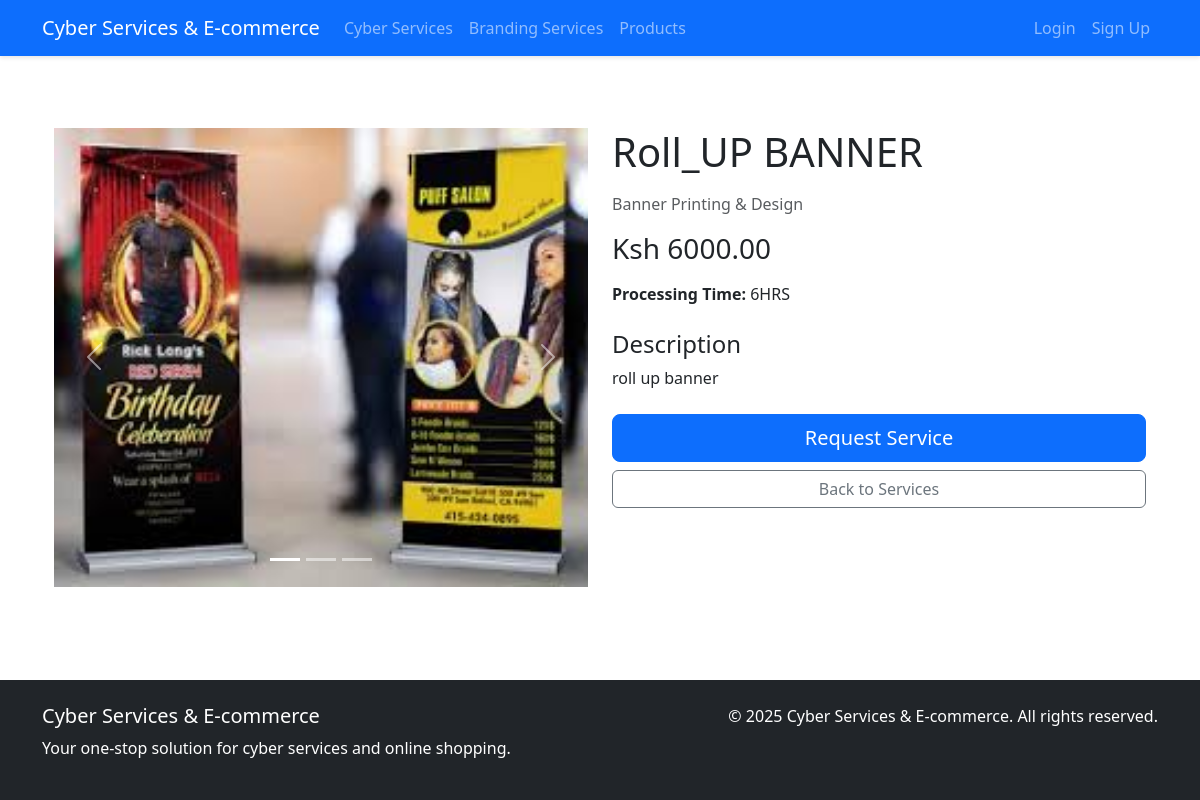
The page /branding/product/1/ on the database its author committed.
### branding_services/models.py (models this page shows, shortened)
class ProductImage(models.Model):
    product = models.ForeignKey(BrandingProduct, related_name='images', on_delete=models.CASCADE)
    image = models.ImageField(upload_to='branding_products/')
    is_primary = models.BooleanField(default=False)
    created_at = models.DateTimeField(auto_now_add=True)
    class Meta:
        ordering = ['-is_primary', 'created_at']

class BrandingProduct(models.Model):
    CATEGORY_CHOICES = [
        ('graphic_design', 'Graphic Design'),
        ('mug_printing', 'Mug Printing'),
        ('banner_printing', 'Banner Printing & Design'),
        ('rollup_banner', 'Roll Up Banners'),
        ('advertising', 'Advertising'),
        ('tshirt_printing', 'T-Shirt Printing'),
    ]
    name = models.CharField(max_length=200)
    description = models.TextField()
    price = models.DecimalField(max_digits=10, decimal_places=2)
    category = models.CharField(max_length=50, choices=CATEGORY_CHOICES)
    processing_time = models.CharField(max_length=100, help_text="Estimated processing time")
    created_at = models.DateTimeField(auto_now_add=True)
    updated_at = models.DateTimeField(auto_now=True)

### branding_services/views.py (the view)
# urls.py: path('product/<int:pk>/', views.ProductDetailView.as_view(), name='product_detail'),
class ProductDetailView(DetailView):
    model = BrandingProduct
    template_name = 'branding_services/product_detail.html'
    context_object_name = 'product'
    def get_context_data(self, **kwargs):
        context = super().get_context_data(**kwargs)
        product = self.get_object()
        context['images'] = product.images.all()
        return context

### branding_services/templates/branding_services/product_detail.html (shortened to what this page needs)
{% extends 'base.html' %}
{% block content %}
<div class="container mt-5">
    <div class="row">
        <div class="col-md-6">
            {% if images %}
                <div id="productCarousel" class="carousel slide" data-bs-ride="carousel">
                    <div class="carousel-indicators">
                        {% for image in images %}
                            <button type="button" data-bs-target="#productCarousel" data-bs-slide-to="{{ forloop.counter0 }}"
                                    {% if forloop.first %}class="active"{% endif %}></button>
                        {% endfor %}
                    </div>
                    <div class="carousel-inner">
                        {% for image in images %}
                            <div class="carousel-item {% if forloop.first %}active{% endif %}">
                                <img src="{{ image.image.url }}" class="d-block w-100" alt="{{ product.name }}">
                            </div>
                        {% endfor %}
                    </div>
                    <button class="carousel-control-prev" type="button" data-bs-target="#productCarousel" data-bs-slide="prev">
                        <span class="carousel-control-prev-icon" aria-hidden="true"></span>
                    </button>
                    <button class="carousel-control-next" type="button" data-bs-target="#productCarousel" data-bs-slide="next">
                        <span class="carousel-control-next-icon" aria-hidden="true"></span>
                    </button>
                </div>
            {% endif %}
        </div>
        <div class="col-md-6">
            <h1 class="mb-3">{{ product.name }}</h1>
            <p class="text-muted">{{ product.get_category_display }}</p>
            <h3 class="mb-3">Ksh {{ product.price }}</h3>
            <p class="mb-4"><strong>Processing Time:</strong> {{ product.processing_time }}</p>
            <div class="mb-4">
                <h4>Description</h4>
                <p>{{ product.description }}</p>
            </div>
            <div class="d-grid gap-2">
                <button class="btn btn-primary btn-lg" type="button">Request Service</button>
                <a href="{% url 'branding_services:product_list' %}" class="btn btn-outline-secondary">Back to Services</a>
            </div>
        </div>
    </div>
</div>
{% endblock %}

### templates/base.html (shortened to what this page needs)
{% load static %}
<!DOCTYPE html>
<html lang="en">
<head>
    <link href="https://cdn.jsdelivr.net/npm/bootstrap@5.3.0/dist/css/bootstrap.min.css" rel="stylesheet">
    <link href="{% static 'css/style.css' %}" rel="stylesheet">
</head>
<body>
    <nav class="navbar navbar-expand-lg navbar-dark bg-primary">
        <div class="container">
            <a class="navbar-brand" href="{% url 'main_app:index' %}">Cyber Services & E-commerce</a>
            <div class="collapse navbar-collapse" id="navbarNav">
                <ul class="navbar-nav me-auto">
                    <li class="nav-item">
                        <a class="nav-link" href="{% url 'cyber_services:service_list' %}">Cyber Services</a>
                    </li>
                    <li class="nav-item">
                        <a class="nav-link" href="{% url 'branding_services:product_list' %}">Branding Services</a>
                    </li>
                    <li class="nav-item">
                        <a class="nav-link" href="{% url 'ecommerce:product_list' %}">Products</a>
                    </li>
                </ul>
                <ul class="navbar-nav">
                    {% if user.is_authenticated %}
                    <li class="nav-item">
                        <a class="nav-link" href="{% url 'account_logout' %}">Logout</a>
                    </li>
                    {% else %}
                    <li class="nav-item">
                        <a class="nav-link" href="{% url 'account_login' %}">Login</a>
                    </li>
                    <li class="nav-item">
                        <a class="nav-link" href="{% url 'account_signup' %}">Sign Up</a>
                    </li>
                    {% endif %}
                </ul>
            </div>
        </div>
    </nav>
    <main class="container py-4">
        {% block content %}{% endblock %}
    </main>
    <footer class="bg-dark text-white py-4 mt-5">
        <div class="container">
            <div class="row">
                <div class="col-md-6">
                    <h5>Cyber Services & E-commerce</h5>
                    <p>Your one-stop solution for cyber services and online shopping.</p>
                </div>
                <div class="col-md-6 text-md-end">
                    <p>&copy; {% now "Y" %} Cyber Services & E-commerce. All rights reserved.</p>
                </div>
            </div>
        </div>
    </footer>
</body>
</html>

### static/css/style.css (style rules this page uses)
body { min-height: 100vh; display: flex; flex-direction: column; }
main { flex: 1; }
.navbar { box-shadow: 0 2px 4px rgba(0,0,0,0.1); }
footer { margin-top: auto; }
.btn-primary { background-color: #0d6efd; border-color: #0d6efd; }

### rows shown on the page
ProductImage: image (picture)
BrandingProduct: name "Roll_UP BANNER", category "Banner Printing & Design", price "6000.00", processing_time "6HRS", description "roll up banner"
